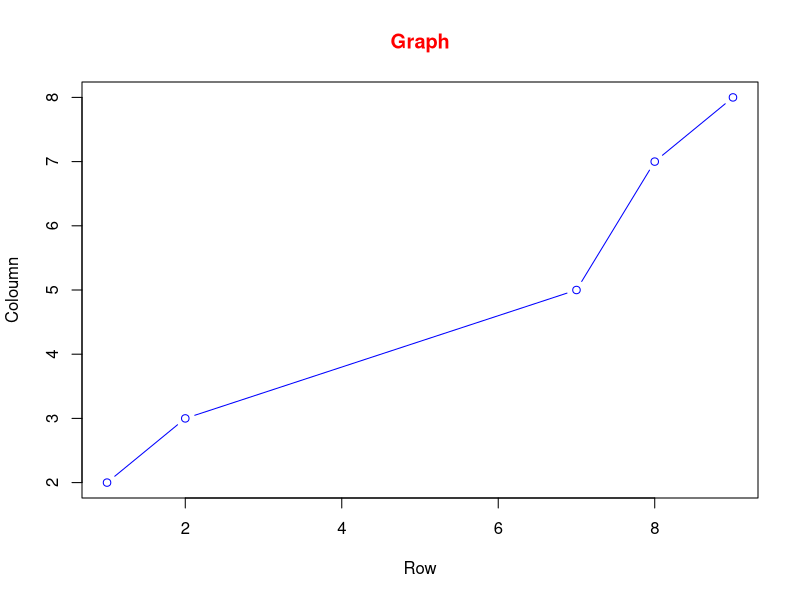
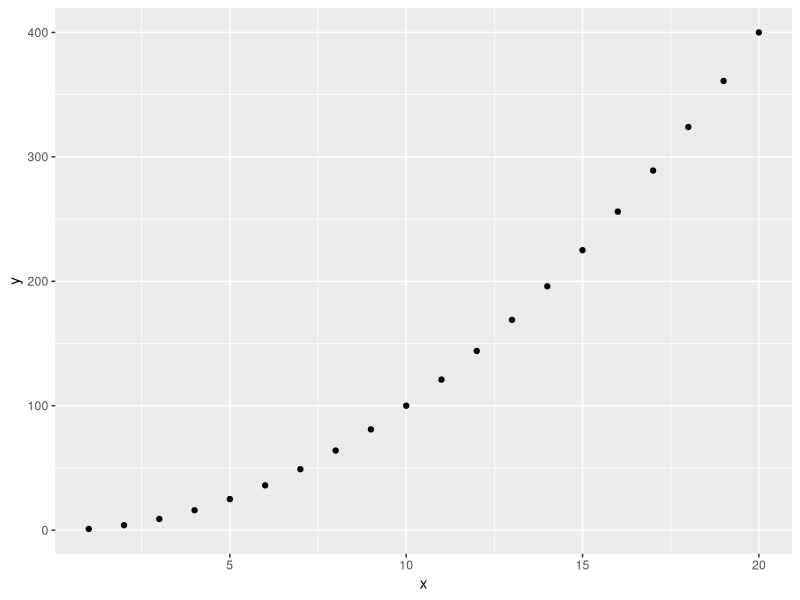
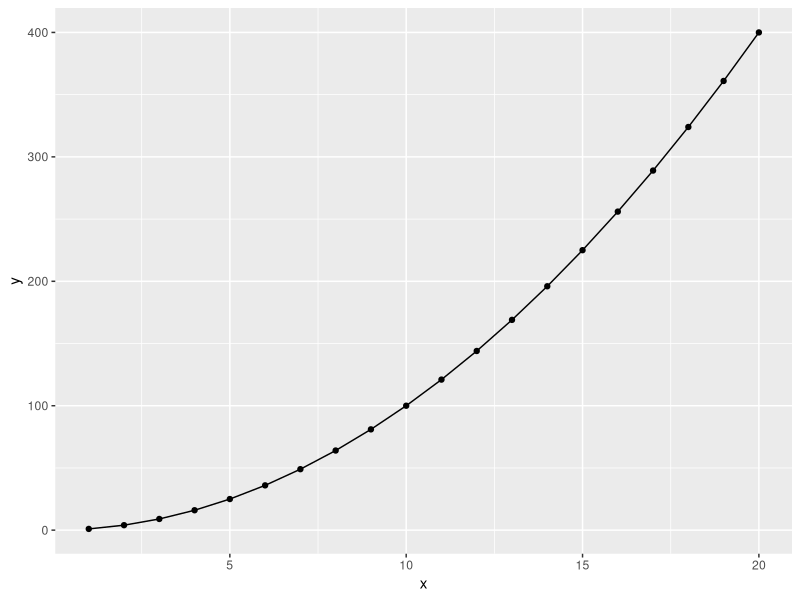
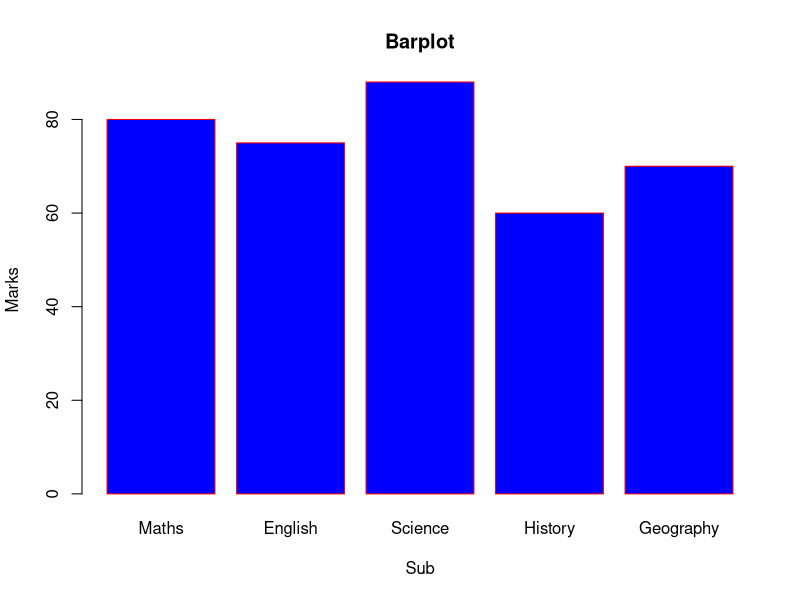

Reproduce these figures in R, in order.


# 1
A <-c(1,2,7,8,9)
B <-c(2,3,5,7,8)
C <-c(3,4,7,10,11)
combine_v <- cbind(A,B,C) 
combine_v
plot(combine_v, type ="b", col="blue", pch=1, xlab="",ylab="")
title(xlab= "Row", ylab = "Coloumn", main= "Graph", col.main="Red")




#2
df <- data.frame(Name=c("John", "Bill", "Mary","Jacob", "Eva"),
                 Age=c(30,28,22,26,33),
                 Role=c("Analyst", "Developer", "Coder", "Tester", "Planner"),
                 Lenghthofservice=c(2,3,1,1,5))
print(df)
 

#3

library(ggplot2)
x<-1:20
y<-x^2
qplot(x,y)
qplot(x, y, geom=c("point", "line"))


#4
subjects<-c("Maths"=80, "English"=75, "Science"=88, "History"=60, "Geography"=70)
barplot(subjects, xlab ="Sub", ylab ="Marks", col="blue",
        main="Barplot", border="red")


#5

name<-readline("Enter the name:")
age<-readline("Enter the age: ")
hello<-paste("I am", name, "age is", age)
print(hello)





#6


print("Sequence of numbers from 20 to 50:")
print(seq(20,50))
print("Mean of numbers from 20 to 50:")
print(mean(20:50))
print("Sum of numbers from 20 t0 50:")
print(sum(20:50))

#7

v<-sample(-50:50, 10, replace=TRUE)
#print("Content of the vector:")
print("10 random integer values between -50 and +50:")
print(v)

